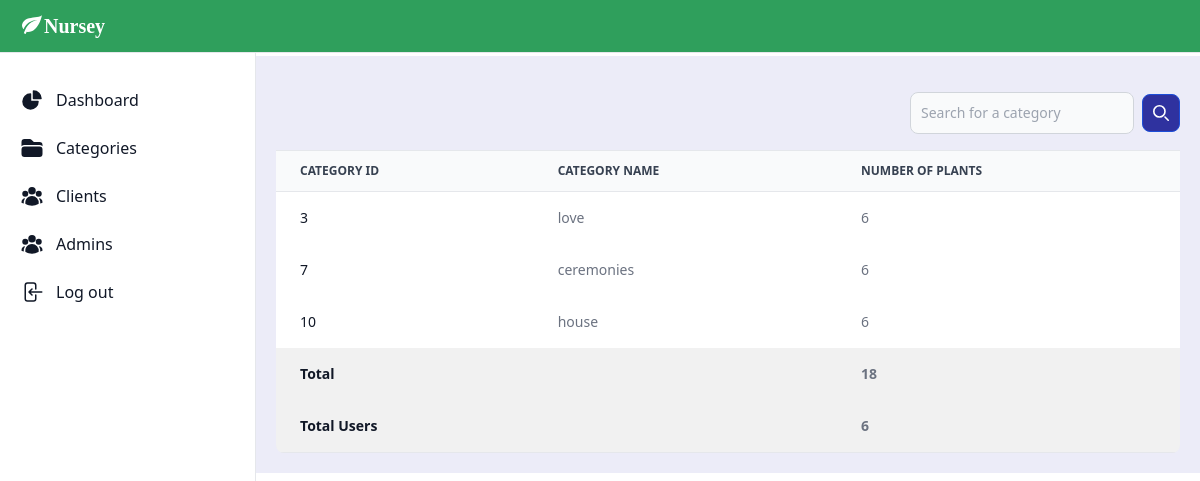
Screenshot of /admin/dashboard.php with the database file from the repository.
### tables this page shows
CREATE TABLE `categories` (
  `id` int(11) NOT NULL,
  `name` varchar(50) NOT NULL
);

### admin/dashboard.php (the view, shortened to what this page needs)
<!DOCTYPE html>
<html lang="en">
<head>
    <script src="https://cdn.tailwindcss.com"></script>
    <link href="https://cdn.jsdelivr.net/npm/daisyui@4.4.6/dist/full.min.css" rel="stylesheet" type="text/css" />
    <script src="https://cdn.tailwindcss.com"></script>
</head>
<body class="bg-[#ECECF8]">
    <?php
    include("./navbar.php");
    include("./sidebar.php");
    include("db.php");
    $query = "SELECT categories.id, categories.name, COUNT(plants.id) AS plant_count
              FROM categories
              LEFT JOIN plants ON categories.id = plants.category_id
              GROUP BY categories.id, categories.name";
    $result = mysqli_query($conn, $query);
    $totalPlantsQuery = "SELECT COUNT(id) AS total_plants FROM plants";
    $totalPlantsResult = mysqli_query($conn, $totalPlantsQuery);
    $totalPlantsRow = mysqli_fetch_assoc($totalPlantsResult);
    $totalPlants = $totalPlantsRow['total_plants'];
    $totalUsersQuery = "SELECT COUNT(user_id) AS total_users FROM users where user_type=1";
    $totalUsersResult = mysqli_query($conn, $totalUsersQuery);
    $totalUsersRow = mysqli_fetch_assoc($totalUsersResult);
    $totalUsers = $totalUsersRow['total_users'];
    ?>
    <div class="p-5 mt-14 sm:ml-64">
        <div class="relative overflow-x-hidden sm:rounded-lg">
            <div
                class="flex items-center justify-end flex-column md:flex-row flex-wrap space-y-4 md:space-y-0 py-4 dark:bg-gray-900">
                <form class="flex items-center">
                    <div class=" w-full">
                        <input type="text" id="simple-search"
                            class="bg-gray-50 border border-gray-300 text-gray-900 text-sm rounded-lg focus:ring-blue-500 focus:border-blue-500 block w-full p-2.5  dark:bg-gray-700 dark:border-gray-600 dark:placeholder-gray-400 dark:text-white dark:focus:ring-blue-500 dark:focus:border-blue-500"
                            placeholder="Search for a category" required>
                    </div>
                    <button type="submit"
                        class="p-2.5 ms-2 text-sm font-medium text-white bg-[#2F329F] rounded-lg border border-blue-700 hover:bg-blue-800 focus:ring-4 focus:outline-none focus:ring-blue-300 dark:bg-blue-600 dark:hover:bg-blue-700 dark:focus:ring-blue-800">
                        <svg class="w-4 h-4" aria-hidden="true" xmlns="http://www.w3.org/2000/svg" fill="none"
                            viewBox="0 0 20 20">
                            <path stroke="currentColor" stroke-linecap="round" stroke-linejoin="round" stroke-width="2"
                                d="m19 19-4-4m0-7A7 7 0 1 1 1 8a7 7 0 0 1 14 0Z" />
                        </svg>
                    </button>
                </form>
            </div>
            <?php
            if (mysqli_num_rows($result) > 0) {
                echo '<table class="w-full text-sm text-left rtl:text-right text-gray-500 dark:text-gray-400 border-t border-b divide-y divide-gray-200 dark:divide-gray-700">
                        <thead class="text-xs text-gray-700 uppercase bg-gray-50 dark:bg-gray-700 dark:text-gray-400">
                            <tr>
                                <th scope="col" class="px-6 py-3 text-left">Category ID</th>
                                <th scope="col" class="px-6 py-3 text-left">Category Name</th>
                                <th scope="col" class="px-6 py-3 text-left">Number of Plants</th>
                            </tr>
                        </thead>
                        <tbody>';
                while ($row = mysqli_fetch_assoc($result)) {
                    echo '<tr class="bg-white dark:bg-gray-800 hover:bg-gray-50 dark:hover:bg-gray-600">
                            <td class="px-6 py-4 text-gray-900 whitespace-nowrap dark:text-white">' . $row['id'] . '</td>
                            <td class="px-6 py-4">' . $row['name'] . '</td>
                            <td class="px-6 py-4">' . $row['plant_count'] . '</td>
                        </tr>';
                }
                echo '<tr class="bg-[#f1f1f1] dark:bg-gray-800">
                        <td class="px-6 py-4 text-gray-900 font-semibold whitespace-nowrap dark:text-white">Total</td>
                        <td class="px-6 py-4"></td>
                        <td class="px-6 py-4 font-semibold">' . $totalPlants . '</td>
                    </tr>';
                echo '<tr class="bg-[#f1f1f1] dark:bg-gray-800">
                        <td class="px-6 py-4 text-gray-900 font-semibold whitespace-nowrap dark:text-white">Total Users</td>
                        <td class="px-6 py-4"></td>
                        <td class="px-6 py-4 font-semibold">' . $totalUsers . '</td>
                    </tr>';
                echo '</tbody></table>';
            } else {
                echo '<p>No data found</p>';
            }
            ?>
        </div>
    </div>
</body>
</html>

### rows the page displays
categories: id "3", name "love", plant_count "6"
categories: id "7", name "ceremonies", plant_count "6"
categories: id "10", name "house", plant_count "6"

### other values shown
$totalPlants "18"
$totalUsers "6"
